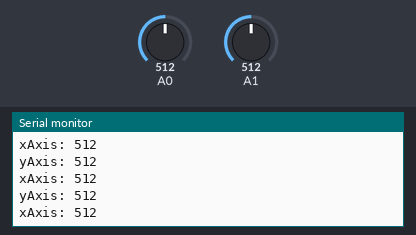
Simulated run of this sketch. Board: Arduino Uno, built with avr-gcc and run on an emulated ATmega328P. Parts: the last lines printed to the serial monitor. Inputs (shaded band) come from the test bench; at power-on: A1 = 512, A0 = 512. No radio packets arrive unless stated.

Above: at 4.2 s.
4.3 s: A1 set to 109
At 5.1 s:
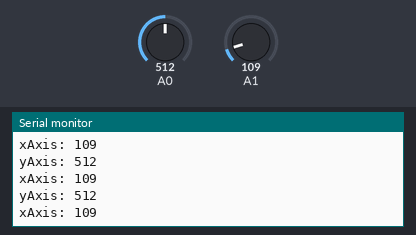
7.3 s: A1 set to 94
At 8.2 s:
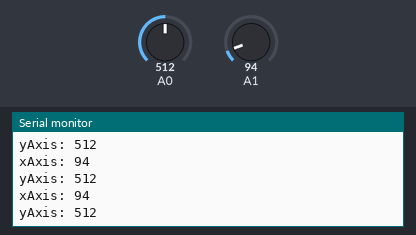
10.3 s: A0 set to 111
At 11.0 s:
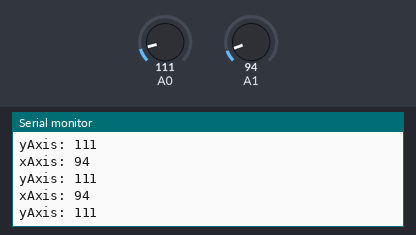
11.8 s: A0 set to 90
At 12.8 s:
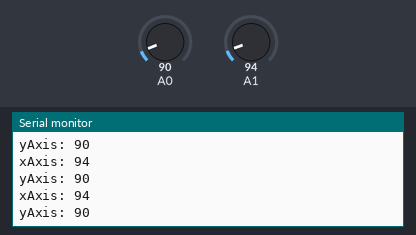
Timing chart, 0 to 14.8 s (numbered marks = the images above; inputs shaded):
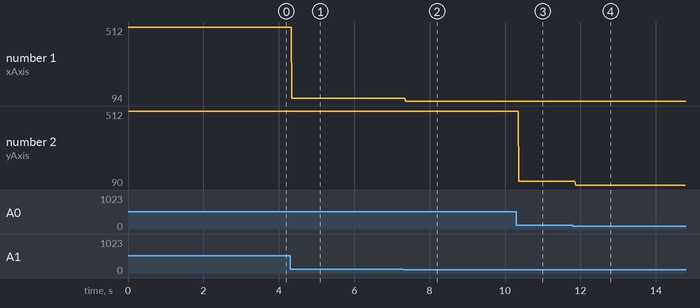

The sketch:

JoystickTransmit.ino
```cpp
/*
* Arduino Wireless Communication Tutorial
*     Example 1 - Transmitter Code
*
* by Dejan Nedelkovski, www.HowToMechatronics.com
*
* Library: TMRh20/RF24, https://github.com/tmrh20/RF24/
*/

#include <nRF24L01.h>
#include <printf.h>
#include <RF24.h>
#include <RF24_config.h>
#include <SPI.h>

RF24 radio(7, 8); // CE, CSN
const byte address[6] = "00001";
char xyData[32] = "";
String xAxis, yAxis;
void setup() {
  Serial.begin(9600);
  radio.begin();
  radio.openWritingPipe(address);
  radio.setPALevel(RF24_PA_MIN);
  radio.stopListening();
}
void loop() {

  xAxis = analogRead(A1); // Read Joysticks X-axis
  yAxis = analogRead(A0); // Read Joysticks Y-axis

  //Used for testing and debugging
  Serial.print("xAxis: ");
  Serial.println(xAxis);
  Serial.print("yAxis: ");
  Serial.println(yAxis);

  // X value
  xAxis.toCharArray(xyData, 5); // Put the String (X Value) into a character array
  radio.write(&xyData, sizeof(xyData)); // Send the array data (X value) to the other NRF24L01 module
  // Y value
  yAxis.toCharArray(xyData, 5);
  radio.write(&xyData, sizeof(xyData));

  delay(20);
}
```

Measured:
- the behaviour switches between 100 and 99 on A1 (found by bisection; images 1 and 2)
- after the input at 4.3 s, the serial monitor: prints a new line after 0.05 s (image 1)
- after the input at 7.3 s, the serial monitor: prints a new line after 0.07 s (image 2)
- after the input at 10.3 s, the serial monitor: prints a new line after 0.07 s (image 3)
- after the input at 11.8 s, the serial monitor: prints a new line after 0.08 s (image 4)
- plotted number 1: 512 → 109 after the input at 4.3 s, 109 → 94 after the input at 7.3 s
- plotted number 2: 512 → 111 after the input at 10.3 s, 111 → 90 after the input at 11.8 s
